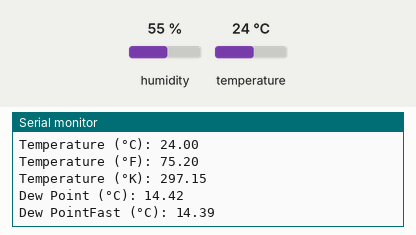
This sketch was run on a simulated Arduino Uno, built with avr-gcc and run on an emulated ATmega328P. Shown: the last lines printed to the serial monitor. The test bench sets the inputs (shaded band); at power-on: humidity 55 %, temperature 24 °C.

Above: at 2.9 s.
3.0 s: humidity set to 22 %
At 5.3 s:
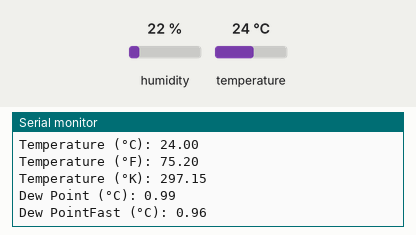
5.9 s: temperature set to 12 °C
At 8.0 s:
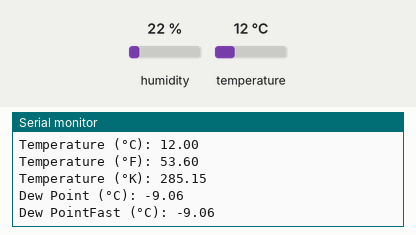
8.8 s: humidity set to 68 %
At 12.3 s:
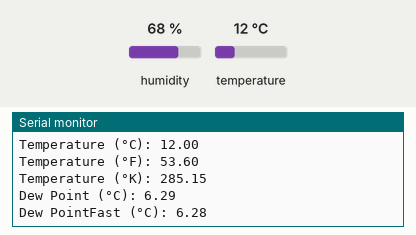
Timing chart, 0 to 13.8 s (numbered marks = the images above; inputs shaded):
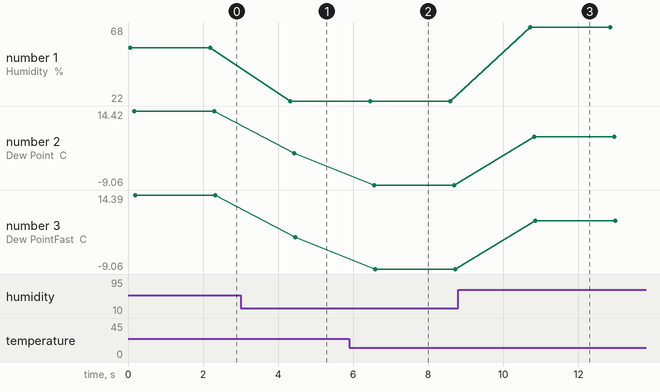

Measured:
- after the input at 3.0 s, the serial monitor: prints a new line after 1.3 s (image 1)
- after the input at 5.9 s, the serial monitor: prints a new line after 0.58 s (image 2)
- after the input at 8.8 s, the serial monitor: prints a new line after 1.9 s (image 3)
- plotted number 1: 55 → 22 after the input at 3.0 s, 22 → 68 after the input at 8.8 s
- plotted number 2: 14.42 → 0.99 after the input at 3.0 s, 0.99 → -9.06 after the input at 5.9 s, -9.06 → 6.29 after the input at 8.8 s
- plotted number 3: 14.39 → 0.96 after the input at 3.0 s, 0.96 → -9.06 after the input at 5.9 s, -9.06 → 6.28 after the input at 8.8 s

The sketch:

sketch.ino
```cpp
#include <dht11.h>

dht11 DHT11;

#define SENSOR_PIN 7

//Celsius to Fahrenheit conversion
double Fahrenheit(double celsius)
{
	return 1.8 * celsius + 32;
}

//Celsius to Kelvin conversion
double Kelvin(double celsius)
{
	return celsius + 273.15;
}

// dewPoint function NOAA
// reference (1) : http://wahiduddin.net/calc/density_algorithms.htm
// reference (2) : http://www.colorado.edu/geography/weather_station/Geog_site/about.htm
//
double dewPoint(double celsius, double humidity)
{
	// (1) Saturation Vapor Pressure = ESGG(T)
	double RATIO = 373.15 / (273.15 + celsius);
	double RHS = -7.90298 * (RATIO - 1);
	RHS += 5.02808 * log10(RATIO);
	RHS += -1.3816e-7 * (pow(10, (11.344 * (1 - 1/RATIO ))) - 1) ;
	RHS += 8.1328e-3 * (pow(10, (-3.49149 * (RATIO - 1))) - 1) ;
	RHS += log10(1013.246);

        // factor -3 is to adjust units - Vapor Pressure SVP * humidity
	double VP = pow(10, RHS - 3) * humidity;

        // (2) DEWPOINT = F(Vapor Pressure)
	double T = log(VP/0.61078);   // temp var
	return (241.88 * T) / (17.558 - T);
}

// delta max = 0.6544 wrt dewPoint()
// 6.9 x faster than dewPoint()
// reference: http://en.wikipedia.org/wiki/Dew_point
double dewPointFast(double celsius, double humidity)
{
	double a = 17.271;
	double b = 237.7;
	double temp = (a * celsius) / (b + celsius) + log(humidity*0.01);
	double Td = (b * temp) / (a - temp);
	return Td;
}

void setup()
{
  pinMode(SENSOR_PIN, INPUT);
  Serial.begin(9600);
  Serial.println("DHT11 Test Program");
  Serial.print("Library Version: ");
  Serial.print(DHT11LIB_VERSION);
  Serial.println();
}

void loop()
{
  Serial.println();

  int val = DHT11.read(SENSOR_PIN);
  Serial.print("Read Sensor: ");

  switch(val) {
    case DHTLIB_OK:
      Serial.println("OK");
      break;
    case DHTLIB_ERROR_CHECKSUM:
      Serial.println("Checksum error");
      break;
    case DHTLIB_ERROR_TIMEOUT:
      Serial.println("Timeout error");
      break;
    default:
      Serial.print("Unknown error - ");
      Serial.println(val);
      break;
  };
  Serial.print("Humidity (%): ");
  Serial.println((float)DHT11.humidity, 2);

  Serial.print("Temperature (°C): ");
  Serial.println((float)DHT11.temperature, 2);

  Serial.print("Temperature (°F): ");
  Serial.println(Fahrenheit(DHT11.temperature), 2);

  Serial.print("Temperature (°K): ");
  Serial.println(Kelvin(DHT11.temperature), 2);

  Serial.print("Dew Point (°C): ");
  Serial.println(dewPoint(DHT11.temperature, DHT11.humidity));

  Serial.print("Dew PointFast (°C): ");
  Serial.println(dewPointFast(DHT11.temperature, DHT11.humidity));

  delay(2000);
}
```
